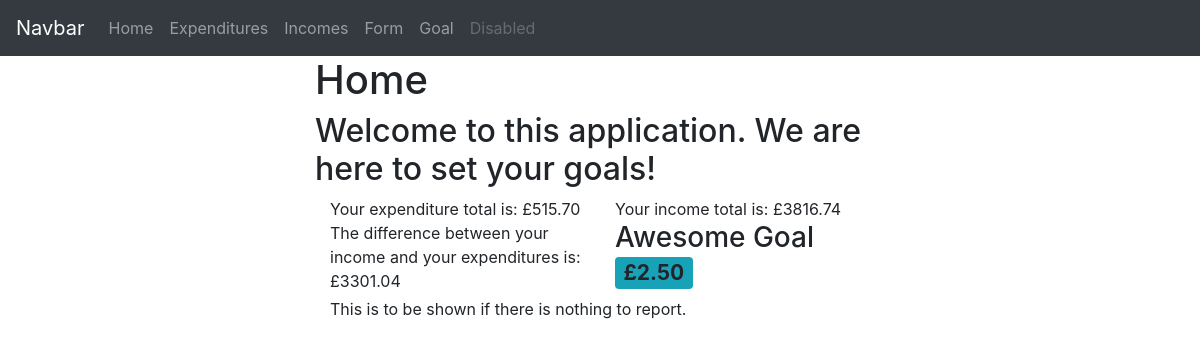
Page /home on the earlier database version.
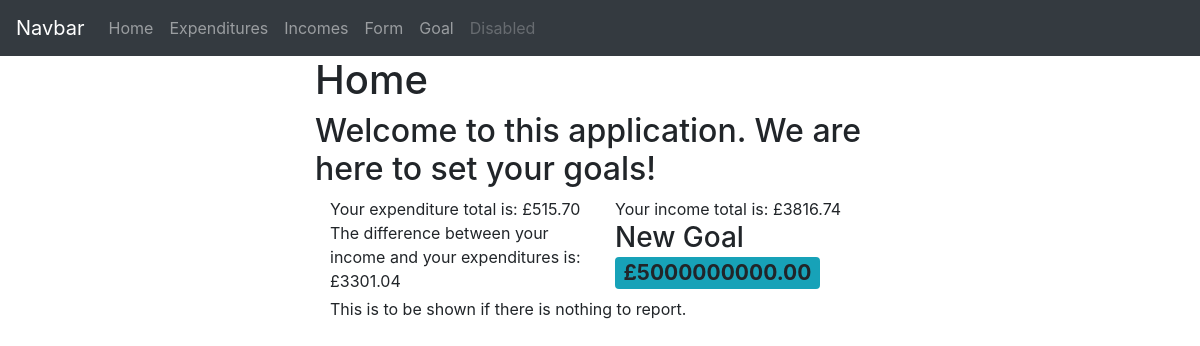
Same page on the later database version.
### app/models.py (models this page shows)
class Goal(db.Model):
    id = db.Column(db.Integer, primary_key=True)
    name = db.Column(db.String(500), index=True, nullable=True)
    amount = db.Column(db.Float, nullable=False)

### app/views.py (the view)
@app.route('/home', methods =['GET','POST'])
def home():
    goal_set=False
    goal_name=""
    goal_amount=0.0
    with app.app_context():
        expenditure_query=db.session.query(models.Expenditure.amount).all()
        income_query=db.session.query(models.Income.amount).all()
        if db.session.query(models.Goal).count()!=0:
            goal_set=True
            goal = db.session.query(models.Goal).first()
            goal_name, goal_amount = goal.name, goal.amount
    expenditure_total=0
    income_total=0
    for x in expenditure_query:
       expenditure_total+=float(x[0])
    for x in income_query:
        income_total+=float(x[0])
    exp_inc_dif = abs(income_total-expenditure_total)
    home={'description':'Welcome to this application. We are here to set your goals!',
          'income_total':'This is your income total.',
          'optional_goal':'You have no optional goal.',
          'null_money':'This is to be shown if there is nothing to report.'}
    return render_template('home.html', title='Home', home=home, expenditure_total=expenditure_total, income_total=income_total, exp_inc_dif=exp_inc_dif, goal_name=goal_name, goal_amount=goal_amount, goal_set=goal_set) #this is the base location

### app/templates/home.html
{% extends "base.html" %}]
{%block content%}
<h1>Home</h1>
<h2>{{home.description}}</h2>
<div class="container">
    <div class="row">
        <div class="col-sm">
            <td>Your expenditure total is: £{{'%0.2f'|format(expenditure_total|float)}}</td>
        </div>
        <div class="col-sm">
            <td>Your income total is: £{{'%0.2f'|format(income_total|float)}}</td>
        </div>
    </div>
    <div class="row">
        <div class="col-sm">
            <td>The difference between your income and your expenditures is: £{{'%0.2f'|format(exp_inc_dif|float)}}</td>
        </div>
        <div class="col-sm">
            {% if goal_set %}
            <h3>{{ goal_name }} <span class="badge bg-info"> £{{'%0.2f'|format(goal_amount|float)}} </span></h3>
            {% else %}
            {{home.optional_goal}}
            {% endif %}
        </div>
    </div>
    {{home.null_money}}
</div>
{%endblock%}

### app/templates/base.html (shortened to what this page needs)
<!DOCTYPE html>
<html lang="en">
  <head>
  <link rel="stylesheet" href="https://stackpath.bootstrapcdn.com/bootstrap/4.2.1/css/bootstrap.min.css">
  </head>
  <body>
    <nav class="navbar navbar-expand-md navbar-dark bg-dark">
      <a class="navbar-brand" href="#">Navbar</a>
      <div class="collapse navbar-collapse" id="navbarSupportedContent">
        <ul class="navbar-nav mr-auto">
          <li class="nav-item"><a class="nav-link" href="/home">Home <span class="sr-only">(current)</span></a></li>
          <li class="nav-item"><a class="nav-link" href="/expenditures">Expenditures</a></li>
          <li class="nav-item"><a class="nav-link" href="/incomes">Incomes</a></li>
          <li class="nav-item"><a class="nav-link" href="/form">Form</a></li>
          <li class="nav-item"><a class="nav-link" href="/goal">Goal</a></li>
          <li class="nav-item"><a class="nav-link disabled" href="#">Disabled</a></li>
        </ul>
      </div>
    </nav>
    <div class="container-fluid">
      <div class="row">
        <div class="col-3"></div>
          <div class="col-6 justify-content-center">
            {% block content %}{% endblock %}
          </div>
        </div>
      </div>
  </body>
</html>

Differences in the rows shown:
changed Goal: name "Awesome Goal" → "New Goal"; amount "2.50" → "5000000000.00"
